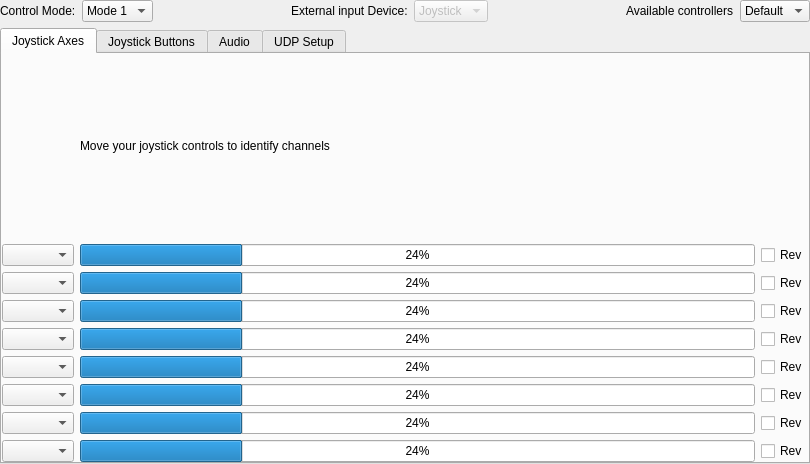
<?xml version="1.0" encoding="UTF-8"?>
<ui version="4.0">
 <class>GCSControlGadgetOptionsPage</class>
 <widget class="QWidget" name="GCSControlGadgetOptionsPage">
  <property name="geometry">
   <rect>
    <x>0</x>
    <y>0</y>
    <width>810</width>
    <height>464</height>
   </rect>
  </property>
  <property name="sizePolicy">
   <sizepolicy hsizetype="Expanding" vsizetype="Expanding">
    <horstretch>0</horstretch>
    <verstretch>0</verstretch>
   </sizepolicy>
  </property>
  <property name="windowTitle">
   <string>Form</string>
  </property>
  <layout class="QVBoxLayout" name="verticalLayout_6">
   <property name="margin">
    <number>0</number>
   </property>
   <item>
    <widget class="QScrollArea" name="scrollArea">
     <property name="frameShape">
      <enum>QFrame::NoFrame</enum>
     </property>
     <property name="frameShadow">
      <enum>QFrame::Plain</enum>
     </property>
     <property name="widgetResizable">
      <bool>true</bool>
     </property>
     <widget class="QWidget" name="scrollAreaWidgetContents_2">
      <property name="geometry">
       <rect>
        <x>0</x>
        <y>0</y>
        <width>810</width>
        <height>464</height>
       </rect>
      </property>
      <layout class="QVBoxLayout" name="verticalLayout">
       <property name="margin">
        <number>0</number>
       </property>
       <item>
        <widget class="QWidget" name="widget" native="true">
         <layout class="QVBoxLayout" name="verticalLayout_4">
          <property name="margin">
           <number>0</number>
          </property>
          <item>
           <layout class="QHBoxLayout" name="horizontalLayout">
            <item>
             <widget class="QLabel" name="label">
              <property name="text">
               <string>Control Mode:</string>
              </property>
             </widget>
            </item>
            <item>
             <widget class="QComboBox" name="controlsMode">
              <item>
               <property name="text">
                <string>Mode 1</string>
               </property>
              </item>
              <item>
               <property name="text">
                <string>Mode 2</string>
               </property>
              </item>
              <item>
               <property name="text">
                <string>Mode 3</string>
               </property>
              </item>
              <item>
               <property name="text">
                <string>Mode 4</string>
               </property>
              </item>
             </widget>
            </item>
            <item>
             <spacer name="horizontalSpacer">
              <property name="orientation">
               <enum>Qt::Horizontal</enum>
              </property>
              <property name="sizeHint" stdset="0">
               <size>
                <width>40</width>
                <height>20</height>
               </size>
              </property>
             </spacer>
            </item>
            <item>
             <widget class="QLabel" name="label_2">
              <property name="text">
               <string>External input Device:</string>
              </property>
             </widget>
            </item>
            <item>
             <widget class="QComboBox" name="comboBox">
              <property name="enabled">
               <bool>false</bool>
              </property>
              <property name="toolTip">
               <string>Only joystick is implemented at this stage, so this control is disabled.</string>
              </property>
              <item>
               <property name="text">
                <string>Joystick</string>
               </property>
              </item>
              <item>
               <property name="text">
                <string>Audio</string>
               </property>
              </item>
             </widget>
            </item>
            <item>
             <spacer name="horizontalSpacer_2">
              <property name="orientation">
               <enum>Qt::Horizontal</enum>
              </property>
              <property name="sizeHint" stdset="0">
               <size>
                <width>40</width>
                <height>20</height>
               </size>
              </property>
             </spacer>
            </item>
            <item>
             <widget class="QLabel" name="label_5">
              <property name="text">
               <string>Available controllers</string>
              </property>
             </widget>
            </item>
            <item>
             <widget class="QComboBox" name="AvailableControllerList">
              <property name="enabled">
               <bool>true</bool>
              </property>
              <item>
               <property name="text">
                <string>Default</string>
               </property>
              </item>
             </widget>
            </item>
           </layout>
          </item>
          <item>
           <widget class="QTabWidget" name="UDPSetup">
            <property name="currentIndex">
             <number>0</number>
            </property>
            <widget class="QWidget" name="tabWidgetPage2">
             <attribute name="title">
              <string>Joystick Axes</string>
             </attribute>
             <layout class="QVBoxLayout" name="verticalLayout_3" stretch="1">
              <property name="margin">
               <number>0</number>
              </property>
              <item>
               <layout class="QGridLayout" name="gridLayout_2">
                <item row="2" column="0">
                 <widget class="QComboBox" name="channel0"/>
                </item>
                <item row="2" column="2">
                 <widget class="QCheckBox" name="revCheckBox_1">
                  <property name="text">
                   <string>Rev</string>
                  </property>
                 </widget>
                </item>
                <item row="3" column="2">
                 <widget class="QCheckBox" name="revCheckBox_2">
                  <property name="text">
                   <string>Rev</string>
                  </property>
                 </widget>
                </item>
                <item row="3" column="0">
                 <widget class="QComboBox" name="channel1"/>
                </item>
                <item row="4" column="0">
                 <widget class="QComboBox" name="channel2"/>
                </item>
                <item row="5" column="0">
                 <widget class="QComboBox" name="channel3"/>
                </item>
                <item row="6" column="0">
                 <widget class="QComboBox" name="channel4"/>
                </item>
                <item row="7" column="0">
                 <widget class="QComboBox" name="channel5"/>
                </item>
                <item row="8" column="0">
                 <widget class="QComboBox" name="channel6"/>
                </item>
                <item row="9" column="0">
                 <widget class="QComboBox" name="channel7"/>
                </item>
                <item row="3" column="1">
                 <widget class="QProgressBar" name="joyCh1">
                  <property name="value">
                   <number>24</number>
                  </property>
                 </widget>
                </item>
                <item row="2" column="1">
                 <widget class="QProgressBar" name="joyCh0">
                  <property name="value">
                   <number>24</number>
                  </property>
                 </widget>
                </item>
                <item row="4" column="1">
                 <widget class="QProgressBar" name="joyCh2">
                  <property name="value">
                   <number>24</number>
                  </property>
                 </widget>
                </item>
                <item row="5" column="1">
                 <widget class="QProgressBar" name="joyCh3">
                  <property name="value">
                   <number>24</number>
                  </property>
                 </widget>
                </item>
                <item row="6" column="1">
                 <widget class="QProgressBar" name="joyCh4">
                  <property name="value">
                   <number>24</number>
                  </property>
                 </widget>
                </item>
                <item row="7" column="1">
                 <widget class="QProgressBar" name="joyCh5">
                  <property name="value">
                   <number>24</number>
                  </property>
                 </widget>
                </item>
                <item row="8" column="1">
                 <widget class="QProgressBar" name="joyCh6">
                  <property name="value">
                   <number>24</number>
                  </property>
                 </widget>
                </item>
                <item row="9" column="1">
                 <widget class="QProgressBar" name="joyCh7">
                  <property name="value">
                   <number>24</number>
                  </property>
                 </widget>
                </item>
                <item row="4" column="2">
                 <widget class="QCheckBox" name="revCheckBox_3">
                  <property name="text">
                   <string>Rev</string>
                  </property>
                 </widget>
                </item>
                <item row="5" column="2">
                 <widget class="QCheckBox" name="revCheckBox_4">
                  <property name="text">
                   <string>Rev</string>
                  </property>
                 </widget>
                </item>
                <item row="6" column="2">
                 <widget class="QCheckBox" name="revCheckBox_5">
                  <property name="text">
                   <string>Rev</string>
                  </property>
                 </widget>
                </item>
                <item row="7" column="2">
                 <widget class="QCheckBox" name="revCheckBox_6">
                  <property name="text">
                   <string>Rev</string>
                  </property>
                 </widget>
                </item>
                <item row="8" column="2">
                 <widget class="QCheckBox" name="revCheckBox_7">
                  <property name="text">
                   <string>Rev</string>
                  </property>
                 </widget>
                </item>
                <item row="9" column="2">
                 <widget class="QCheckBox" name="revCheckBox_8">
                  <property name="text">
                   <string>Rev</string>
                  </property>
                 </widget>
                </item>
                <item row="1" column="1">
                 <widget class="QLabel" name="label_3">
                  <property name="text">
                   <string>Move your joystick controls to identify channels</string>
                  </property>
                 </widget>
                </item>
               </layout>
              </item>
             </layout>
            </widget>
            <widget class="QWidget" name="tab">
             <attribute name="title">
              <string>Joystick Buttons</string>
             </attribute>
             <layout class="QVBoxLayout" name="verticalLayout_2">
              <property name="spacing">
               <number>2</number>
              </property>
              <property name="margin">
               <number>3</number>
              </property>
              <item>
               <widget class="QLabel" name="label_4">
                <property name="sizePolicy">
                 <sizepolicy hsizetype="Preferred" vsizetype="Fixed">
                  <horstretch>0</horstretch>
                  <verstretch>0</verstretch>
                 </sizepolicy>
                </property>
                <property name="text">
                 <string>Press buttons on controller to identify mappings</string>
                </property>
                <property name="alignment">
                 <set>Qt::AlignCenter</set>
                </property>
               </widget>
              </item>
              <item>
               <layout class="QGridLayout" name="gridLayout_3">
                <property name="horizontalSpacing">
                 <number>6</number>
                </property>
                <property name="verticalSpacing">
                 <number>4</number>
                </property>
                <item row="0" column="5">
                 <widget class="QDoubleSpinBox" name="buttonAmount0">
                  <property name="sizePolicy">
                   <sizepolicy hsizetype="Preferred" vsizetype="Fixed">
                    <horstretch>0</horstretch>
                    <verstretch>0</verstretch>
                   </sizepolicy>
                  </property>
                  <property name="decimals">
                   <number>2</number>
                  </property>
                  <property name="minimum">
                   <double>0.000000000000000</double>
                  </property>
                  <property name="maximum">
                   <double>1.000000000000000</double>
                  </property>
                  <property name="singleStep">
                   <double>0.100000000000000</double>
                  </property>
                  <property name="value">
                   <double>0.100000000000000</double>
                  </property>
                 </widget>
                </item>
                <item row="1" column="5">
                 <widget class="QDoubleSpinBox" name="buttonAmount1">
                  <property name="sizePolicy">
                   <sizepolicy hsizetype="Preferred" vsizetype="Fixed">
                    <horstretch>0</horstretch>
                    <verstretch>0</verstretch>
                   </sizepolicy>
                  </property>
                  <property name="decimals">
                   <number>2</number>
                  </property>
                  <property name="minimum">
                   <double>0.000000000000000</double>
                  </property>
                  <property name="maximum">
                   <double>1.000000000000000</double>
                  </property>
                  <property name="singleStep">
                   <double>0.100000000000000</double>
                  </property>
                  <property name="value">
                   <double>0.100000000000000</double>
                  </property>
                 </widget>
                </item>
                <item row="2" column="5">
                 <widget class="QDoubleSpinBox" name="buttonAmount2">
                  <property name="sizePolicy">
                   <sizepolicy hsizetype="Preferred" vsizetype="Fixed">
                    <horstretch>0</horstretch>
                    <verstretch>0</verstretch>
                   </sizepolicy>
                  </property>
                  <property name="decimals">
                   <number>2</number>
                  </property>
                  <property name="minimum">
                   <double>0.000000000000000</double>
                  </property>
                  <property name="maximum">
                   <double>1.000000000000000</double>
                  </property>
                  <property name="singleStep">
                   <double>0.100000000000000</double>
                  </property>
                  <property name="value">
                   <double>0.100000000000000</double>
                  </property>
                 </widget>
                </item>
                <item row="3" column="5">
                 <widget class="QDoubleSpinBox" name="buttonAmount3">
                  <property name="sizePolicy">
                   <sizepolicy hsizetype="Preferred" vsizetype="Fixed">
                    <horstretch>0</horstretch>
                    <verstretch>0</verstretch>
                   </sizepolicy>
                  </property>
                  <property name="decimals">
                   <number>2</number>
                  </property>
                  <property name="minimum">
                   <double>0.000000000000000</double>
                  </property>
                  <property name="maximum">
                   <double>1.000000000000000</double>
                  </property>
                  <property name="singleStep">
                   <double>0.100000000000000</double>
                  </property>
                  <property name="value">
                   <double>0.100000000000000</double>
                  </property>
                 </widget>
                </item>
                <item row="4" column="5">
                 <widget class="QDoubleSpinBox" name="buttonAmount4">
                  <property name="sizePolicy">
                   <sizepolicy hsizetype="Preferred" vsizetype="Fixed">
                    <horstretch>0</horstretch>
                    <verstretch>0</verstretch>
                   </sizepolicy>
                  </property>
                  <property name="decimals">
                   <number>2</number>
                  </property>
                  <property name="minimum">
                   <double>0.000000000000000</double>
                  </property>
                  <property name="maximum">
                   <double>1.000000000000000</double>
                  </property>
                  <property name="singleStep">
                   <double>0.100000000000000</double>
                  </property>
                  <property name="value">
                   <double>0.100000000000000</double>
                  </property>
                 </widget>
                </item>
                <item row="5" column="5">
                 <widget class="QDoubleSpinBox" name="buttonAmount5">
                  <property name="sizePolicy">
                   <sizepolicy hsizetype="Preferred" vsizetype="Fixed">
                    <horstretch>0</horstretch>
                    <verstretch>0</verstretch>
                   </sizepolicy>
                  </property>
                  <property name="decimals">
                   <number>2</number>
                  </property>
                  <property name="minimum">
                   <double>0.000000000000000</double>
                  </property>
                  <property name="maximum">
                   <double>1.000000000000000</double>
                  </property>
                  <property name="singleStep">
                   <double>0.100000000000000</double>
                  </property>
                  <property name="value">
                   <double>0.100000000000000</double>
                  </property>
                 </widget>
                </item>
                <item row="6" column="5">
                 <widget class="QDoubleSpinBox" name="buttonAmount6">
                  <property name="sizePolicy">
                   <sizepolicy hsizetype="Preferred" vsizetype="Fixed">
                    <horstretch>0</horstretch>
                    <verstretch>0</verstretch>
                   </sizepolicy>
                  </property>
                  <property name="decimals">
                   <number>2</number>
                  </property>
                  <property name="minimum">
                   <double>0.000000000000000</double>
                  </property>
                  <property name="maximum">
                   <double>1.000000000000000</double>
                  </property>
                  <property name="singleStep">
                   <double>0.100000000000000</double>
                  </property>
                  <property name="value">
                   <double>0.100000000000000</double>
                  </property>
                 </widget>
                </item>
                <item row="7" column="5">
                 <widget class="QDoubleSpinBox" name="buttonAmount7">
                  <property name="sizePolicy">
                   <sizepolicy hsizetype="Preferred" vsizetype="Fixed">
                    <horstretch>0</horstretch>
                    <verstretch>0</verstretch>
                   </sizepolicy>
                  </property>
                  <property name="decimals">
                   <number>2</number>
                  </property>
                  <property name="minimum">
                   <double>0.000000000000000</double>
                  </property>
                  <property name="maximum">
                   <double>1.000000000000000</double>
                  </property>
                  <property name="singleStep">
                   <double>0.100000000000000</double>
                  </property>
                  <property name="value">
                   <double>0.100000000000000</double>
                  </property>
                 </widget>
                </item>
                <item row="0" column="1">
                 <widget class="QCheckBox" name="buttonInput0">
                  <property name="sizePolicy">
                   <sizepolicy hsizetype="Maximum" vsizetype="Fixed">
                    <horstretch>0</horstretch>
                    <verstretch>0</verstretch>
                   </sizepolicy>
                  </property>
                  <property name="text">
                   <string>button 1</string>
                  </property>
                  <property name="checkable">
                   <bool>true</bool>
                  </property>
                 </widget>
                </item>
                <item row="1" column="1">
                 <widget class="QCheckBox" name="buttonInput1">
                  <property name="sizePolicy">
                   <sizepolicy hsizetype="Maximum" vsizetype="Fixed">
                    <horstretch>0</horstretch>
                    <verstretch>0</verstretch>
                   </sizepolicy>
                  </property>
                  <property name="text">
                   <string>button 2</string>
                  </property>
                  <property name="checkable">
                   <bool>true</bool>
                  </property>
                 </widget>
                </item>
                <item row="7" column="1">
                 <widget class="QCheckBox" name="buttonInput7">
                  <property name="sizePolicy">
                   <sizepolicy hsizetype="Maximum" vsizetype="Fixed">
                    <horstretch>0</horstretch>
                    <verstretch>0</verstretch>
                   </sizepolicy>
                  </property>
                  <property name="text">
                   <string>button 8</string>
                  </property>
                  <property name="checkable">
                   <bool>true</bool>
                  </property>
                 </widget>
                </item>
                <item row="6" column="1">
                 <widget class="QCheckBox" name="buttonInput6">
                  <property name="sizePolicy">
                   <sizepolicy hsizetype="Maximum" vsizetype="Fixed">
                    <horstretch>0</horstretch>
                    <verstretch>0</verstretch>
                   </sizepolicy>
                  </property>
                  <property name="text">
                   <string>button 7</string>
                  </property>
                  <property name="checkable">
                   <bool>true</bool>
                  </property>
                 </widget>
                </item>
                <item row="5" column="1">
                 <widget class="QCheckBox" name="buttonInput5">
                  <property name="sizePolicy">
                   <sizepolicy hsizetype="Maximum" vsizetype="Fixed">
                    <horstretch>0</horstretch>
                    <verstretch>0</verstretch>
                   </sizepolicy>
                  </property>
                  <property name="text">
                   <string>button 6</string>
                  </property>
                  <property name="checkable">
                   <bool>true</bool>
                  </property>
                 </widget>
                </item>
                <item row="4" column="1">
                 <widget class="QCheckBox" name="buttonInput4">
                  <property name="sizePolicy">
                   <sizepolicy hsizetype="Maximum" vsizetype="Fixed">
                    <horstretch>0</horstretch>
                    <verstretch>0</verstretch>
                   </sizepolicy>
                  </property>
                  <property name="text">
                   <string>button 5</string>
                  </property>
                  <property name="checkable">
                   <bool>true</bool>
                  </property>
                 </widget>
                </item>
                <item row="3" column="1">
                 <widget class="QCheckBox" name="buttonInput3">
                  <property name="sizePolicy">
                   <sizepolicy hsizetype="Maximum" vsizetype="Fixed">
                    <horstretch>0</horstretch>
                    <verstretch>0</verstretch>
                   </sizepolicy>
                  </property>
                  <property name="text">
                   <string>button 4</string>
                  </property>
                  <property name="checkable">
                   <bool>true</bool>
                  </property>
                 </widget>
                </item>
                <item row="2" column="1">
                 <widget class="QCheckBox" name="buttonInput2">
                  <property name="sizePolicy">
                   <sizepolicy hsizetype="Maximum" vsizetype="Fixed">
                    <horstretch>0</horstretch>
                    <verstretch>0</verstretch>
                   </sizepolicy>
                  </property>
                  <property name="text">
                   <string>button 3</string>
                  </property>
                  <property name="checkable">
                   <bool>true</bool>
                  </property>
                 </widget>
                </item>
                <item row="0" column="3">
                 <widget class="QComboBox" name="buttonFunction0">
                  <property name="sizePolicy">
                   <sizepolicy hsizetype="Preferred" vsizetype="Fixed">
                    <horstretch>0</horstretch>
                    <verstretch>0</verstretch>
                   </sizepolicy>
                  </property>
                 </widget>
                </item>
                <item row="1" column="3">
                 <widget class="QComboBox" name="buttonFunction1">
                  <property name="sizePolicy">
                   <sizepolicy hsizetype="Preferred" vsizetype="Fixed">
                    <horstretch>0</horstretch>
                    <verstretch>0</verstretch>
                   </sizepolicy>
                  </property>
                 </widget>
                </item>
                <item row="2" column="3">
                 <widget class="QComboBox" name="buttonFunction2">
                  <property name="sizePolicy">
                   <sizepolicy hsizetype="Preferred" vsizetype="Fixed">
                    <horstretch>0</horstretch>
                    <verstretch>0</verstretch>
                   </sizepolicy>
                  </property>
                 </widget>
                </item>
                <item row="3" column="3">
                 <widget class="QComboBox" name="buttonFunction3">
                  <property name="sizePolicy">
                   <sizepolicy hsizetype="Preferred" vsizetype="Fixed">
                    <horstretch>0</horstretch>
                    <verstretch>0</verstretch>
                   </sizepolicy>
                  </property>
                 </widget>
                </item>
                <item row="3" column="2">
                 <widget class="QComboBox" name="buttonAction3">
                  <property name="sizePolicy">
                   <sizepolicy hsizetype="Preferred" vsizetype="Fixed">
                    <horstretch>0</horstretch>
                    <verstretch>0</verstretch>
                   </sizepolicy>
                  </property>
                 </widget>
                </item>
                <item row="2" column="2">
                 <widget class="QComboBox" name="buttonAction2">
                  <property name="sizePolicy">
                   <sizepolicy hsizetype="Preferred" vsizetype="Fixed">
                    <horstretch>0</horstretch>
                    <verstretch>0</verstretch>
                   </sizepolicy>
                  </property>
                 </widget>
                </item>
                <item row="1" column="2">
                 <widget class="QComboBox" name="buttonAction1">
                  <property name="sizePolicy">
                   <sizepolicy hsizetype="Preferred" vsizetype="Fixed">
                    <horstretch>0</horstretch>
                    <verstretch>0</verstretch>
                   </sizepolicy>
                  </property>
                 </widget>
                </item>
                <item row="0" column="2">
                 <widget class="QComboBox" name="buttonAction0">
                  <property name="sizePolicy">
                   <sizepolicy hsizetype="Preferred" vsizetype="Fixed">
                    <horstretch>0</horstretch>
                    <verstretch>0</verstretch>
                   </sizepolicy>
                  </property>
                 </widget>
                </item>
                <item row="4" column="2">
                 <widget class="QComboBox" name="buttonAction4">
                  <property name="sizePolicy">
                   <sizepolicy hsizetype="Preferred" vsizetype="Fixed">
                    <horstretch>0</horstretch>
                    <verstretch>0</verstretch>
                   </sizepolicy>
                  </property>
                 </widget>
                </item>
                <item row="5" column="2">
                 <widget class="QComboBox" name="buttonAction5">
                  <property name="sizePolicy">
                   <sizepolicy hsizetype="Preferred" vsizetype="Fixed">
                    <horstretch>0</horstretch>
                    <verstretch>0</verstretch>
                   </sizepolicy>
                  </property>
                 </widget>
                </item>
                <item row="6" column="2">
                 <widget class="QComboBox" name="buttonAction6">
                  <property name="sizePolicy">
                   <sizepolicy hsizetype="Preferred" vsizetype="Fixed">
                    <horstretch>0</horstretch>
                    <verstretch>0</verstretch>
                   </sizepolicy>
                  </property>
                 </widget>
                </item>
                <item row="7" column="2">
                 <widget class="QComboBox" name="buttonAction7">
                  <property name="sizePolicy">
                   <sizepolicy hsizetype="Preferred" vsizetype="Fixed">
                    <horstretch>0</horstretch>
                    <verstretch>0</verstretch>
                   </sizepolicy>
                  </property>
                 </widget>
                </item>
                <item row="4" column="3">
                 <widget class="QComboBox" name="buttonFunction4">
                  <property name="sizePolicy">
                   <sizepolicy hsizetype="Preferred" vsizetype="Fixed">
                    <horstretch>0</horstretch>
                    <verstretch>0</verstretch>
                   </sizepolicy>
                  </property>
                 </widget>
                </item>
                <item row="5" column="3">
                 <widget class="QComboBox" name="buttonFunction5">
                  <property name="sizePolicy">
                   <sizepolicy hsizetype="Preferred" vsizetype="Fixed">
                    <horstretch>0</horstretch>
                    <verstretch>0</verstretch>
                   </sizepolicy>
                  </property>
                 </widget>
                </item>
                <item row="6" column="3">
                 <widget class="QComboBox" name="buttonFunction6">
                  <property name="sizePolicy">
                   <sizepolicy hsizetype="Preferred" vsizetype="Fixed">
                    <horstretch>0</horstretch>
                    <verstretch>0</verstretch>
                   </sizepolicy>
                  </property>
                 </widget>
                </item>
                <item row="7" column="4">
                 <widget class="QLabel" name="buttonLabel7">
                  <property name="minimumSize">
                   <size>
                    <width>15</width>
                    <height>0</height>
                   </size>
                  </property>
                  <property name="maximumSize">
                   <size>
                    <width>15</width>
                    <height>16777215</height>
                   </size>
                  </property>
                  <property name="text">
                   <string>by</string>
                  </property>
                 </widget>
                </item>
                <item row="7" column="3">
                 <widget class="QComboBox" name="buttonFunction7">
                  <property name="sizePolicy">
                   <sizepolicy hsizetype="Preferred" vsizetype="Fixed">
                    <horstretch>0</horstretch>
                    <verstretch>0</verstretch>
                   </sizepolicy>
                  </property>
                 </widget>
                </item>
                <item row="6" column="4">
                 <widget class="QLabel" name="buttonLabel6">
                  <property name="minimumSize">
                   <size>
                    <width>15</width>
                    <height>0</height>
                   </size>
                  </property>
                  <property name="maximumSize">
                   <size>
                    <width>15</width>
                    <height>16777215</height>
                   </size>
                  </property>
                  <property name="text">
                   <string>by</string>
                  </property>
                 </widget>
                </item>
                <item row="5" column="4">
                 <widget class="QLabel" name="buttonLabel5">
                  <property name="minimumSize">
                   <size>
                    <width>15</width>
                    <height>0</height>
                   </size>
                  </property>
                  <property name="maximumSize">
                   <size>
                    <width>15</width>
                    <height>16777215</height>
                   </size>
                  </property>
                  <property name="text">
                   <string>by</string>
                  </property>
                 </widget>
                </item>
                <item row="4" column="4">
                 <widget class="QLabel" name="buttonLabel4">
                  <property name="minimumSize">
                   <size>
                    <width>15</width>
                    <height>0</height>
                   </size>
                  </property>
                  <property name="maximumSize">
                   <size>
                    <width>15</width>
                    <height>16777215</height>
                   </size>
                  </property>
                  <property name="text">
                   <string>by</string>
                  </property>
                 </widget>
                </item>
                <item row="3" column="4">
                 <widget class="QLabel" name="buttonLabel3">
                  <property name="minimumSize">
                   <size>
                    <width>15</width>
                    <height>0</height>
                   </size>
                  </property>
                  <property name="maximumSize">
                   <size>
                    <width>15</width>
                    <height>16777215</height>
                   </size>
                  </property>
                  <property name="text">
                   <string>by</string>
                  </property>
                 </widget>
                </item>
                <item row="2" column="4">
                 <widget class="QLabel" name="buttonLabel2">
                  <property name="minimumSize">
                   <size>
                    <width>15</width>
                    <height>0</height>
                   </size>
                  </property>
                  <property name="maximumSize">
                   <size>
                    <width>15</width>
                    <height>16777215</height>
                   </size>
                  </property>
                  <property name="text">
                   <string>by</string>
                  </property>
                 </widget>
                </item>
                <item row="1" column="4">
                 <widget class="QLabel" name="buttonLabel1">
                  <property name="minimumSize">
                   <size>
                    <width>15</width>
                    <height>0</height>
                   </size>
                  </property>
                  <property name="maximumSize">
                   <size>
                    <width>15</width>
                    <height>16777215</height>
                   </size>
                  </property>
                  <property name="text">
                   <string>by</string>
                  </property>
                 </widget>
                </item>
                <item row="0" column="4">
                 <widget class="QLabel" name="buttonLabel0">
                  <property name="minimumSize">
                   <size>
                    <width>15</width>
                    <height>0</height>
                   </size>
                  </property>
                  <property name="maximumSize">
                   <size>
                    <width>15</width>
                    <height>16777215</height>
                   </size>
                  </property>
                  <property name="text">
                   <string>by</string>
                  </property>
                 </widget>
                </item>
               </layout>
              </item>
             </layout>
            </widget>
            <widget class="QWidget" name="tabWidgetPage3">
             <attribute name="title">
              <string>Audio</string>
             </attribute>
             <layout class="QVBoxLayout" name="verticalLayout_5">
              <property name="margin">
               <number>0</number>
              </property>
              <item>
               <widget class="QLabel" name="telemetryLabel">
                <property name="text">
                 <string>Audio: soundcard-based PPM decoding for trainer port. Not implemented yet.</string>
                </property>
               </widget>
              </item>
              <item>
               <spacer name="verticalSpacer">
                <property name="orientation">
                 <enum>Qt::Vertical</enum>
                </property>
                <property name="sizeHint" stdset="0">
                 <size>
                  <width>20</width>
                  <height>276</height>
                 </size>
                </property>
               </spacer>
              </item>
             </layout>
            </widget>
            <widget class="QWidget" name="UDPSetup_2">
             <attribute name="title">
              <string>UDP Setup</string>
             </attribute>
             <widget class="QGroupBox" name="groupBox">
              <property name="geometry">
               <rect>
                <x>20</x>
                <y>20</y>
                <width>301</width>
                <height>71</height>
               </rect>
              </property>
              <property name="title">
               <string>UDP Port Configuration</string>
              </property>
              <layout class="QHBoxLayout" name="horizontalLayout_2">
               <item>
                <widget class="QLabel" name="label_7">
                 <property name="text">
                  <string>Host:</string>
                 </property>
                </widget>
               </item>
               <item>
                <widget class="QLineEdit" name="udp_host">
                 <property name="maximumSize">
                  <size>
                   <width>120</width>
                   <height>16777215</height>
                  </size>
                 </property>
                 <property name="text">
                  <string>127.0.0.1</string>
                 </property>
                </widget>
               </item>
               <item>
                <widget class="QLabel" name="label_6">
                 <property name="text">
                  <string>Port:</string>
                 </property>
                </widget>
               </item>
               <item>
                <widget class="QLineEdit" name="udp_port">
                 <property name="maximumSize">
                  <size>
                   <width>50</width>
                   <height>16777215</height>
                  </size>
                 </property>
                 <property name="text">
                  <string>2323</string>
                 </property>
                </widget>
               </item>
              </layout>
             </widget>
            </widget>
           </widget>
          </item>
         </layout>
        </widget>
       </item>
      </layout>
     </widget>
    </widget>
   </item>
  </layout>
 </widget>
 <resources/>
 <connections/>
</ui>
